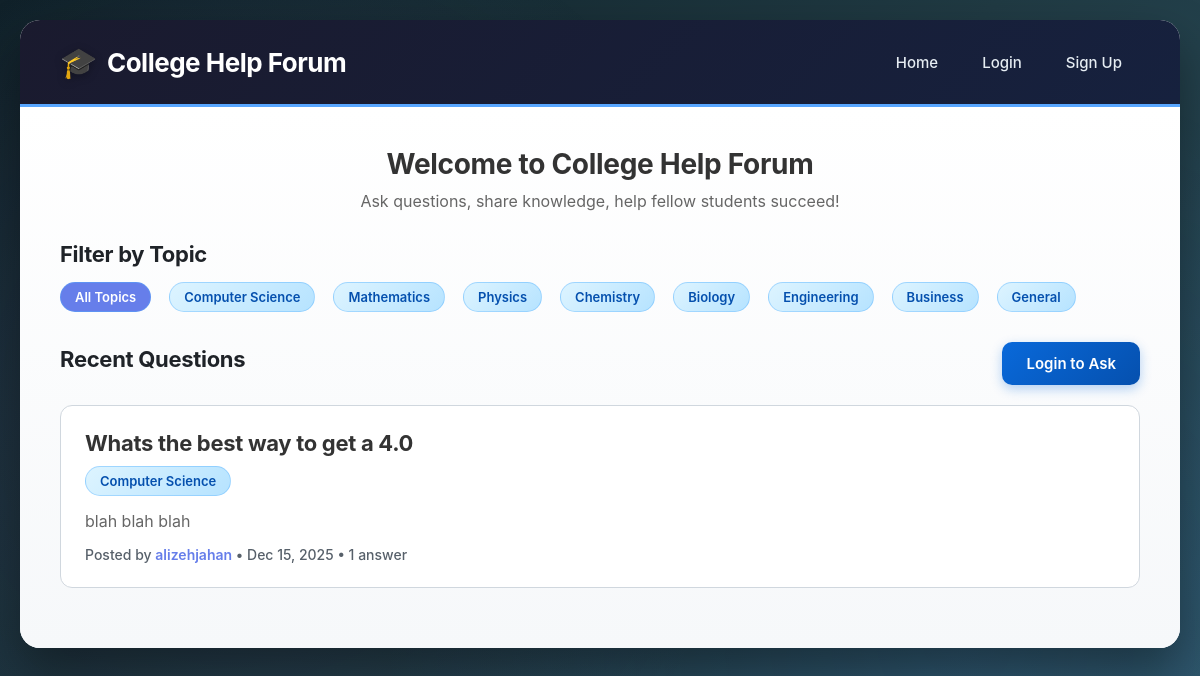
Before: / with the older database file.
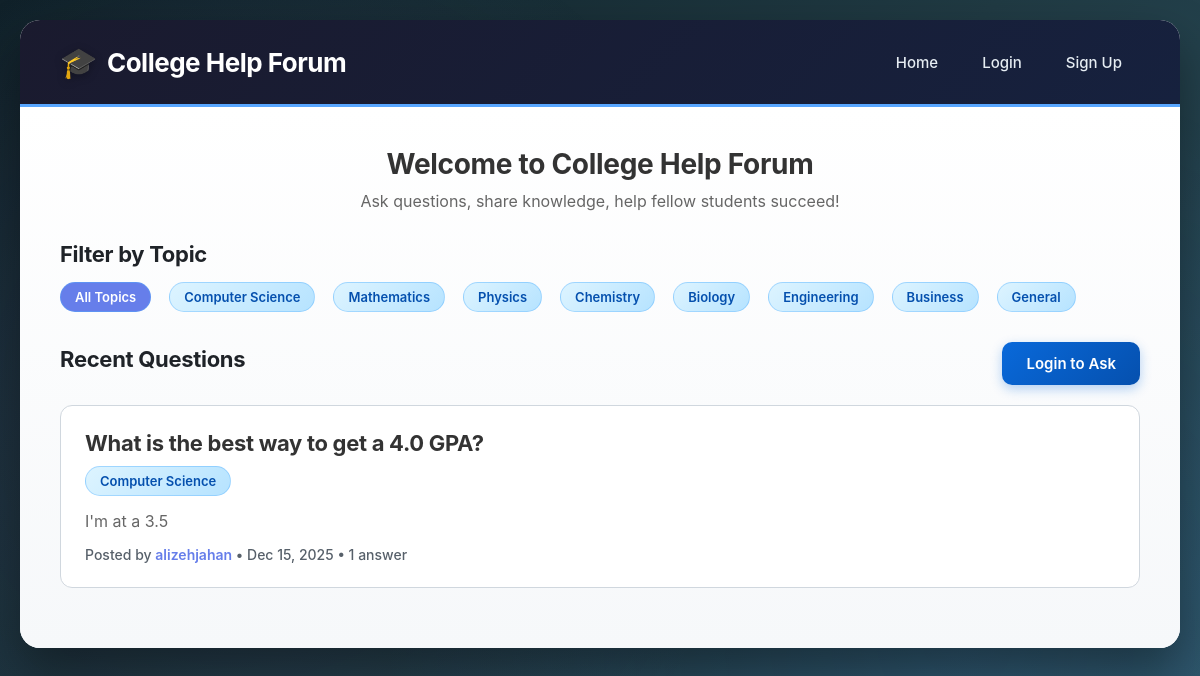
After: the same page with the newer database file.
### app.py (models this page shows)
class Question(db.Model):
    id = db.Column(db.Integer, primary_key=True)
    title = db.Column(db.String(200), nullable=False)
    content = db.Column(db.Text, nullable=False)
    created_at = db.Column(db.DateTime, default=datetime.utcnow)
    user_id = db.Column(db.Integer, db.ForeignKey('user.id'), nullable=False)
    topic_id = db.Column(db.Integer, db.ForeignKey('topic.id'), nullable=False)
    answers = db.relationship('Answer', backref='question', lazy=True, cascade='all, delete-orphan')

class Topic(db.Model):
    id = db.Column(db.Integer, primary_key=True)
    name = db.Column(db.String(50), unique=True, nullable=False)
    description = db.Column(db.String(200))
    questions = db.relationship('Question', backref='topic', lazy=True)

class User(db.Model):
    id = db.Column(db.Integer, primary_key=True)
    username = db.Column(db.String(80), unique=True, nullable=False)
    password_hash = db.Column(db.String(200), nullable=False)
    major = db.Column(db.String(100))
    year = db.Column(db.String(20))
    created_at = db.Column(db.DateTime, default=datetime.utcnow)
    questions = db.relationship('Question', backref='author', lazy=True)
    answers = db.relationship('Answer', backref='author', lazy=True)

### app.py (the view)
@app.route('/')
def index():
    topics = Topic.query.all()
    topic_filter = request.args.get('topic')
    if topic_filter:
        questions = Question.query.filter_by(topic_id=topic_filter).order_by(Question.created_at.desc()).all()
    else:
        questions = Question.query.order_by(Question.created_at.desc()).all()
    return render_template('index.html', questions=questions, topics=topics, current_topic=topic_filter)

### templates/index.html
{% extends "base.html" %}
{% block content %}
<div style="text-align: center; margin-bottom: 30px;">
    <h2 style="color: #333; margin-bottom: 10px;">Welcome to College Help Forum</h2>
    <p style="color: #666;">Ask questions, share knowledge, help fellow students succeed!</p>
</div>
<div style="margin-bottom: 30px;">
    <h3 style="margin-bottom: 15px;">Filter by Topic</h3>
    <div style="display: flex; flex-wrap: wrap; gap: 10px;">
        <a href="{{ url_for('index') }}" class="topic-badge" style="text-decoration: none; {% if not current_topic %}background: #667eea; color: white;{% endif %}">
            All Topics
        </a>
        {% for topic in topics %}
            <a href="{{ url_for('index', topic=topic.id) }}" class="topic-badge" style="text-decoration: none; {% if current_topic == topic.id|string %}background: #667eea; color: white;{% endif %}">
                {{ topic.name }}
            </a>
        {% endfor %}
    </div>
</div>
<div style="display: flex; justify-content: space-between; align-items: center; margin-bottom: 20px;">
    <h3>Recent Questions</h3>
    {% if session.user_id %}
        <a href="{{ url_for('ask_question') }}" class="btn">+ Ask a Question</a>
    {% else %}
        <a href="{{ url_for('login') }}" class="btn">Login to Ask</a>
    {% endif %}
</div>
{% if questions %}
    {% for question in questions %}
        <div class="card">
            <h3 style="margin-bottom: 10px;">
                <a href="{{ url_for('view_question', question_id=question.id) }}" style="color: #333; text-decoration: none;">
                    {{ question.title }}
                </a>
            </h3>
            <span class="topic-badge">{{ question.topic.name }}</span>
            <p style="color: #666; margin: 15px 0;">{{ question.content[:200] }}{% if question.content|length > 200 %}...{% endif %}</p>
            <div class="user-info">
                Posted by <a href="{{ url_for('profile', username=question.author.username) }}" style="color: #667eea;">{{ question.author.username }}</a>
                • {{ question.created_at.strftime('%b %d, %Y') }}
                • {{ question.answers|length }} answer{% if question.answers|length != 1 %}s{% endif %}
            </div>
        </div>
    {% endfor %}
{% else %}
    <div class="card" style="text-align: center; padding: 40px;">
        <p style="color: #666; font-size: 18px;">No questions yet. Be the first to ask!</p>
    </div>
{% endif %}
{% endblock %}

Changed rows visible on the page:
changed Question "alizehjahan": title "Whats the best way to get a 4.0" → "What is the best way to get a 4.0 GPA?"; content "blah blah blah" → "I'm at a 3.5"
